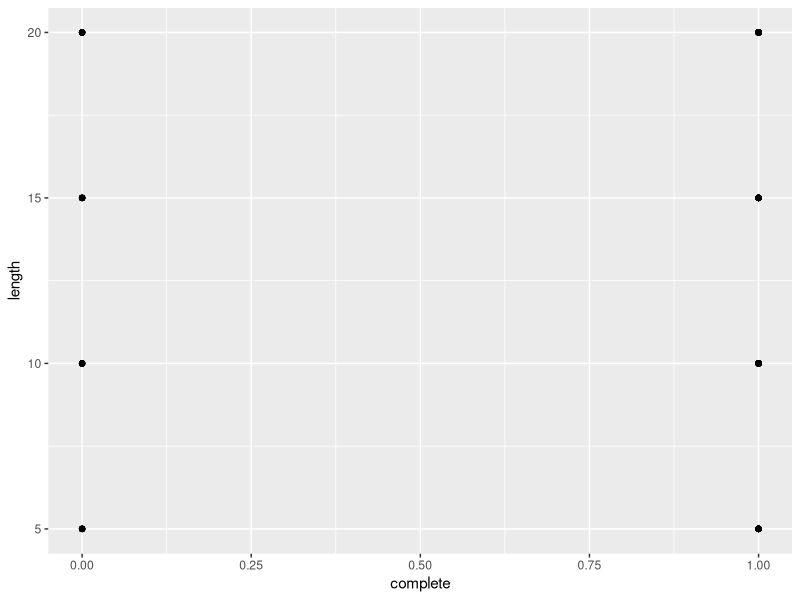
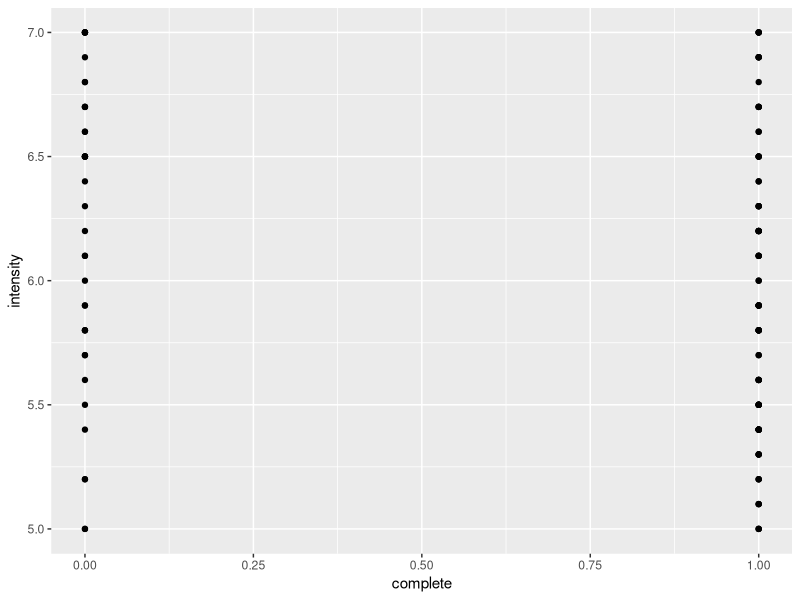

Here is the R script that generated these plots, in order:
## ---- chunk 1
nmbdata<-read.delim("nmb_miniproject.txt", head=T)
#knitr::opts_chunk$set(echo = TRUE)
## ---- chunk 2
summary(nmbdata)
## ---- chunk 3
dim(nmbdata)
sum(is.na(nmbdata))

## ---- chunk 4
library(ggplot2)
ggplot(data = nmbdata, mapping = aes(x = complete, y = length))+geom_point()
ggplot(data = nmbdata, mapping = aes(x = complete, y = intensity))+geom_point()
## ---- chunk 5
library(lme4)
modelilt <- glm(formula=complete~ intensity+length+factor(training),data = nmbdata,family = binomial())
summary(modelilt)
## ---- chunk 6
 modelil <- glm(formula=complete~ intensity+length,data = nmbdata,family = binomial())
 modelit <- glm(formula=complete~ intensity+factor(training),data = nmbdata,family = binomial())
 modellt <- glm(formula=complete~ length+factor(training),data = nmbdata,family = binomial())
modeli <- glm(formula=complete~ intensity,data = nmbdata,family = binomial())
 modell <- glm(formula=complete~ length,data = nmbdata,family = binomial())
 modelt <- glm(formula=complete~ factor(training),data = nmbdata,family = binomial())
 modelconst <- glm(formula=complete~ 1,data = nmbdata,family = binomial())
## ---- chunk 7
library(lmerTest)
 AICvalues <- c(AIC(modelilt),AIC(modelil),AIC(modelit),AIC(modellt),AIC(modeli),AIC(modell),AIC(modelt), AIC(modelconst))
 modelname <- c("intensity+length+training", "intensity+length", "intensity+training","length+training","intensity","length","training","const")
 AICvaluesr <- round(AICvalues,digits=2)
 deltaAIC <-AICvalues-min(AICvalues)
 deltaAICr <-round(deltaAIC,digits=2)
 AICweight <- round(exp(-deltaAIC/2)/sum(exp(-deltaAIC/2)),digits=2)
 AICtable <- data.frame(modelname,AICvaluesr,deltaAICr,AICweight)
 colnames(AICtable ) <- c("Model", "AIC","Delta AIC","AIC weight")
 print(AICtable)
## ---- chunk 8
 Modellist <- list( )
 Modellist[[1]] <- modeli
 Modellist[[2]] <- modell
 Modellist[[3]] <- modelt
 modelcompare <- modelconst
 modelname <- c("intensity", "length","training") 
 # Create Analysis of Deviance
 dev <- rep(0,(length(Modellist)))
 for (i in 1:(length(Modellist))){dev[i]=Modellist[[i]]$deviance}
 devcompare <- modelcompare$deviance
 DF <- rep(0,(length(Modellist)))
 for (i in 1:(length(Modellist))){DF[i]=Modellist[[i]]$df.residual}
 DFcompare <- modelcompare$df.residual
 diffdev=devcompare-dev
 diffDF=DFcompare-DF
 pval=pchisq(diffdev, df=diffDF, lower.tail=FALSE)
 devtable = data.frame(modelname,diffdev,diffDF,pval)
 colnames(devtable) <- c("Model", "Diff Deviance","Diff DF","p-value")
 print(devtable)
## ---- chunk 9
 Modellist <- list( )
 Modellist[[1]] <- modelit
 Modellist[[2]] <- modellt
 modelcompare <- modelt
 modelname <- c("intensity+training","length+training") 
 
 # Create Analysis of Deviance 
 dev <- rep(0,(length(Modellist)))
 for (i in 1:(length(Modellist))){dev[i]=Modellist[[i]]$deviance}
 devcompare <- modelcompare$deviance
 DF <- rep(0,(length(Modellist)))
 for (i in 1:(length(Modellist))){DF[i]=Modellist[[i]]$df.residual}
 DFcompare <- modelcompare$df.residual
 diffdev=devcompare-dev
 diffDF=DFcompare-DF
 pval=pchisq(diffdev, df=diffDF, lower.tail=FALSE)
 devtable = data.frame(modelname,diffdev,diffDF,pval)
 colnames(devtable) <- c("Model", "Diff Deviance","Diff DF","p-value")
 print(devtable)
## ---- chunk 10
 Modellist <- list( )
 Modellist[[1]] <- modelilt
 modelcompare <- modelit
 modelname <- c("intensity+length+training") 
 
 # Create Analysis of Deviance
 dev <- rep(0,(length(Modellist)))
 for (i in 1:(length(Modellist))){dev[i]=Modellist[[i]]$deviance}
 devcompare <- modelcompare$deviance
 DF <- rep(0,(length(Modellist)))
 for (i in 1:(length(Modellist))){DF[i]=Modellist[[i]]$df.residual}
 DFcompare <- modelcompare$df.residual
 diffdev=devcompare-dev
 diffDF=DFcompare-DF
 pval=pchisq(diffdev, df=diffDF, lower.tail=FALSE)
 devtable = data.frame(modelname,diffdev,diffDF,pval)
 colnames(devtable) <- c("Model", "Diff Deviance","Diff DF","p-value")
 print(devtable)
## ---- chunk 11
 modelits <- glmer(formula=complete~ intensity+factor(training)+(1|Staff),data = nmbdata,family = binomial())
## ---- chunk 12
 
 modelitsp <- glmer(formula=complete~ intensity+factor(training)+(1|Staff/Participant),data = nmbdata,family = binomial()) # ingnore the error boundary (singular) fit: see help('isSingular')
## ---- chunk 13
 LRT <- 2*(logLik(modelits)[1]-logLik(modelit)[1])
 pvalue <- 1-pchisq(LRT, df=1) 
 LRTresults <- data.frame(LRT,pvalue)
 print(LRTresults)
## ---- chunk 14
 AIC(modelit,modelits,modelitsp)

## ---- chunk 15
 summary(modelit)
## ---- chunk 16

Parameter	<-c('Intercept', 'Intensity','Training_1')
Estimate<-c(5.27, -0.83, 1.18)
Standard_Error<-c(2.20, 0.36, 0.43)
data.frame(Parameter,Estimate,Standard_Error)
